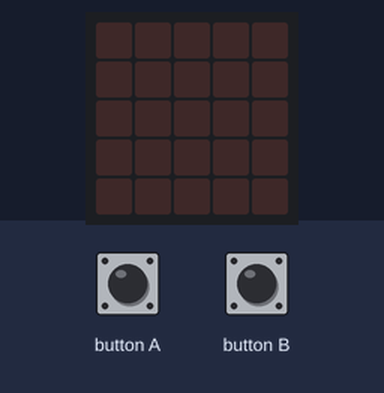
Simulated run of this program. Board: BBC micro:bit (MakeCode). On the bench: the board's 5×5 LED display. Inputs (shaded band) come from the test bench.

Above: at 1.2 s.
1.3 s: button A pressed for 0.15 s
At 2.7 s:
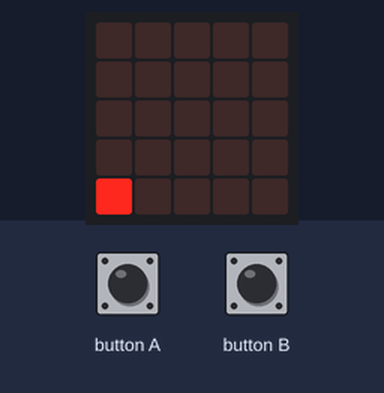
3.1 s: button B pressed for 0.15 s
At 4.4 s:
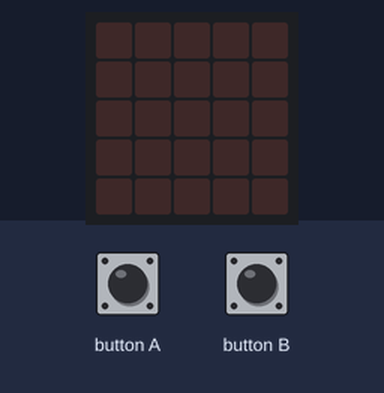
4.8 s: button A pressed 5 times (0.12 s each, 0.3 s apart)
At 7.4 s:
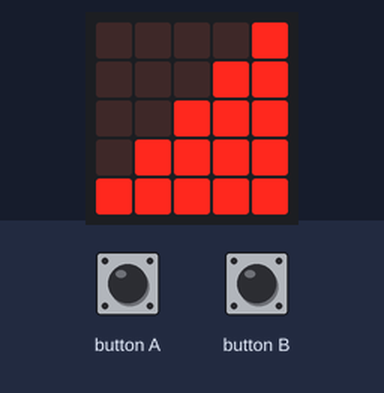
7.8 s: button B pressed for 0.15 s
At 9.1 s:
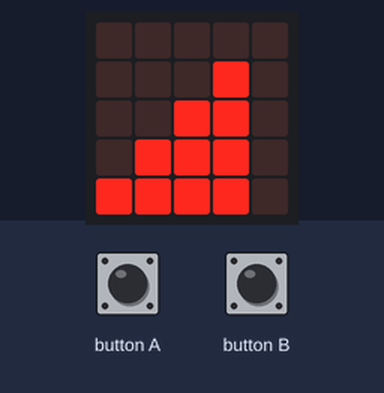
Timing chart, 0 to 10.8 s (numbered marks = the images above; inputs shaded):
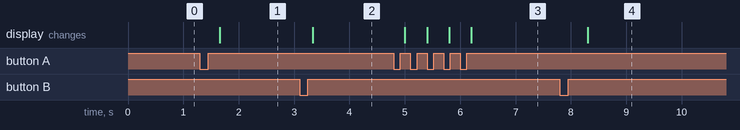

The program:

main.ts
```typescript
let hangerő = 0
input.onButtonPressed(Button.A, function () {
    hangerő += 1
})
input.onButtonPressed(Button.B, function () {
    hangerő += -1
})
basic.forever(function () {
    if (hangerő < 0) {
        hangerő = 0
    }
    if (hangerő > 5) {
        hangerő = 5
    }
    if (hangerő == 0) {
        basic.showLeds(`
            . . . . .
            . . . . .
            . . . . .
            . . . . .
            . . . . .
            `)
    }
    if (hangerő == 1) {
        basic.showLeds(`
            . . . . .
            . . . . .
            . . . . .
            . . . . .
            # . . . .
            `)
    }
    if (hangerő == 2) {
        basic.showLeds(`
            . . . . .
            . . . . .
            . . . . .
            . # . . .
            # # . . .
            `)
    }
    if (hangerő == 3) {
        basic.showLeds(`
            . . . . .
            . . . . .
            . . # . .
            . # # . .
            # # # . .
            `)
    }
    if (hangerő == 4) {
        basic.showLeds(`
            . . . . .
            . . . # .
            . . # # .
            . # # # .
            # # # # .
            `)
    }
    if (hangerő == 5) {
        basic.showLeds(`
            . . . . #
            . . . # #
            . . # # #
            . # # # #
            # # # # #
            `)
    }
})
```

test.ts
```typescript
// ide kerülnek a tesztek; a rendszer ezt nem kompilálja, ha a csomagot bővítményként használják.
```

Measured:
- after the input at 1.3 s, the display: changes after 0.36 s (image 1)
- after the input at 3.1 s, the display: changes after 0.24 s (image 2)
- after the input at 4.8 s, the display: first changes after 0.20 s (image 3 shows a later state)
- after the input at 7.8 s, the display: changes after 0.50 s (image 4)
